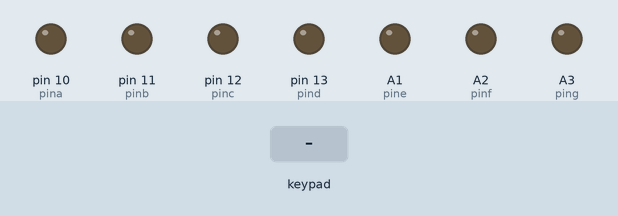
Recording of a sketch running on a simulated Arduino Uno, built with avr-gcc and run on an emulated ATmega328P. Shown: output pins drawn as LEDs (lit = HIGH). Dashed ring = blinking. The test bench sets the inputs (shaded band).

Above: at 1.2 s.
1.3 s: keypad keys 1 2 pressed 0.4 s apart
At 4.5 s:
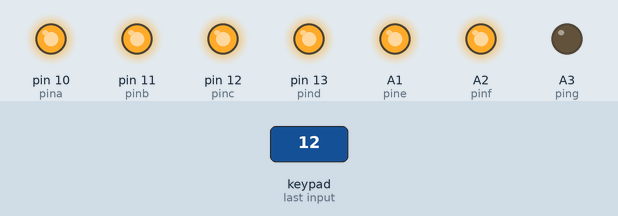
4.8 s: key '3' pressed
At 5.6 s:
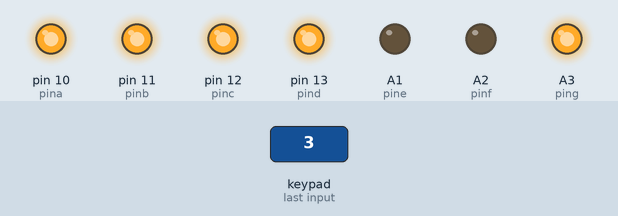
7.3 s: key 'A' pressed
At 7.7 s:
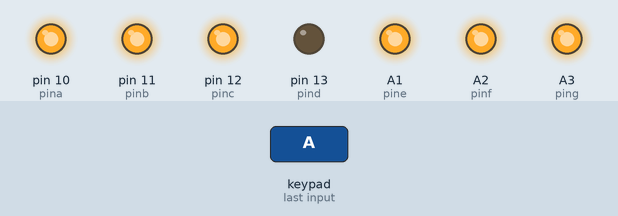
9.8 s: keypad keys 1 2 # pressed 0.4 s apart
At 11.1 s:
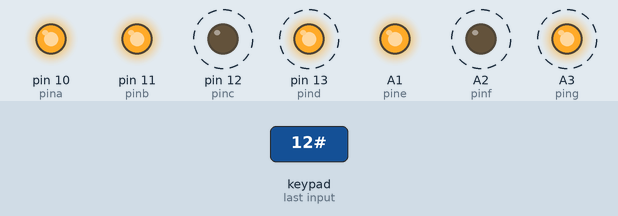
14.0 s: key '4' pressed
At 14.8 s:
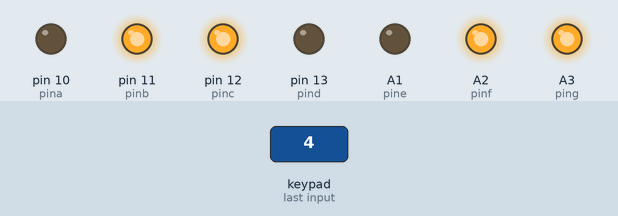
16.5 s: keypad keys 1 2 * pressed 0.4 s apart
At 18.9 s:
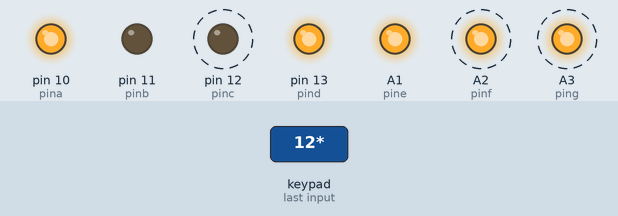
Timing chart, 0 to 21.0 s (numbered marks = the images above; inputs shaded):
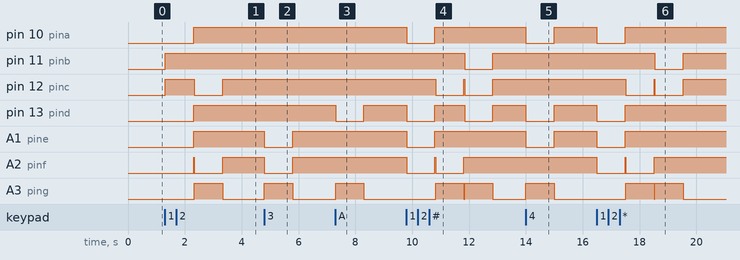

Measured:
- after the input at 1.3 s, pin 10 (pina), pin 13 (pind), A1 (pine): LOW → HIGH after 1.0 s; pin 11 (pinb): LOW → HIGH at once; pin 12 (pinc): LOW → HIGH at once, → LOW 1.0 s later, → HIGH 1.0 s later; A2 (pinf): LOW → HIGH after 1.0 s, → LOW 0.02 s later, → HIGH 1.0 s later; A3 (ping): LOW → HIGH after 1.0 s, → LOW 1.0 s later
- after the input at 4.8 s, A1 (pine), A2 (pinf): HIGH → LOW at once, → HIGH 1.0 s later; A3 (ping): LOW → HIGH at once, → LOW 1.0 s later
- after the input at 7.3 s, pin 13 (pind): HIGH → LOW at once, → HIGH 1.0 s later; A3 (ping): LOW → HIGH at once, → LOW 1.0 s later
- after the input at 9.8 s, pin 10 (pina): HIGH → LOW at once, → HIGH 1.0 s later; pin 11 (pinb): HIGH → LOW after 2.0 s, → HIGH 1.0 s later
- after the input at 14.0 s, pin 10 (pina), pin 13 (pind), A1 (pine): HIGH → LOW at once, → HIGH 1.0 s later; A3 (ping): LOW → HIGH at once, → LOW 1.0 s later
- after the input at 16.5 s, pin 10 (pina): HIGH → LOW at once, → HIGH 1.0 s later; pin 11 (pinb): HIGH → LOW after 2.0 s, → HIGH 1.0 s later

The sketch:

PRACTICA_TRES_PARTE_3.ino
```cpp
/*
   Fundacion Kinal
   Centro educativo tecnico laboral Kinal
   Quinto perito
   Quinto electronica
   Codigo Tecnico: EB5AM
   Curso: Taller de electronica digital y reparacion de computadoras I
   Proyecto: keypad
   Dev: carlos enrique ceballos
   Fecha: 20 de abril
*/

#include <Keypad.h>
#define filas_teclado 4
#define columnas_teclado 4
#define f1_teclado 9
#define f2_teclado 8
#define f3_teclado 7
#define f4_teclado 6
#define c1_teclado 5
#define c2_teclado 4
#define c3_teclado 3
#define c4_teclado 2
#define pina 10
#define pinb 11
#define pinc 12
#define pind 13
#define pine A1
#define pinf A2
#define ping A3
char keys[filas_teclado][columnas_teclado] = {
  {'1','2','3','A'},
  {'4','5','6','B'},
  {'7','8','9','C'},
  {'*','0','#','D'}
};
byte pines_filas[filas_teclado] = {f1_teclado,f2_teclado,f3_teclado,f4_teclado};
byte pines_columnas[columnas_teclado] = {c1_teclado,c2_teclado,c3_teclado,c4_teclado};
Keypad ceballos_teclado = Keypad( makeKeymap(keys), pines_filas, pines_columnas, filas_teclado,columnas_teclado);

void setup()
{
pinMode(pina, OUTPUT);
pinMode(pinb, OUTPUT);
pinMode(pinc, OUTPUT);
pinMode(pind, OUTPUT);
pinMode(pine, OUTPUT);
pinMode(pinf, OUTPUT);
pinMode(ping, OUTPUT);
}
void loop()
{
  char tecla = ceballos_teclado.getKey();
  //Si alguna tecla ha sido presionada
  switch(tecla){

    case ('0'):

    digitalWrite (pina, HIGH);
    digitalWrite(pinb, HIGH);
    digitalWrite(pinc, HIGH);
    digitalWrite(pind, HIGH);
    digitalWrite(pine, HIGH);
    digitalWrite(pinf, HIGH);
    digitalWrite(ping, LOW);
    break;

    case ('1'):
  digitalWrite (pina, LOW);
    digitalWrite(pinb, HIGH);
    digitalWrite(pinc, HIGH);
    digitalWrite(pind, LOW);
    digitalWrite(pine, LOW);
    digitalWrite(pinf, LOW);
    digitalWrite(ping, LOW);

   delay(1000);
     digitalWrite (pina, HIGH);
    digitalWrite(pinb, HIGH);
    digitalWrite(pinc, HIGH);
    digitalWrite(pind, HIGH);
    digitalWrite(pine, HIGH);
    digitalWrite(pinf, HIGH);
    digitalWrite(ping, LOW);
 break;
    case ('2'):
    digitalWrite(pina, HIGH);
    digitalWrite(pinb, HIGH);
    digitalWrite(pinc, LOW);
    digitalWrite(pind, HIGH);
    digitalWrite(pine, HIGH);
    digitalWrite(pinf, LOW);
    digitalWrite(ping, HIGH);
    delay(1000);

    digitalWrite (pina, HIGH);
    digitalWrite(pinb, HIGH);
    digitalWrite(pinc, HIGH);
    digitalWrite(pind, HIGH);
    digitalWrite(pine, HIGH);
    digitalWrite(pinf, HIGH);
    digitalWrite(ping, LOW);
 break;

      case ('3'):
    digitalWrite(pina, HIGH);
    digitalWrite(pinb, HIGH);
    digitalWrite(pinc, HIGH);
    digitalWrite(pind, HIGH);
    digitalWrite(pine, LOW);
    digitalWrite(pinf, LOW);
    digitalWrite(ping, HIGH);
    delay(1000);

    digitalWrite (pina, HIGH);
    digitalWrite(pinb, HIGH);
    digitalWrite(pinc, HIGH);
    digitalWrite(pind, HIGH);
    digitalWrite(pine, HIGH);
    digitalWrite(pinf, HIGH);
    digitalWrite(ping, LOW);
 break;
      case ('4'):
      digitalWrite(pina, LOW);
    digitalWrite(pinb, HIGH);
    digitalWrite(pinc, HIGH);
    digitalWrite(pind, LOW);
    digitalWrite(pine, LOW);
    digitalWrite(pinf, HIGH);
    digitalWrite(ping, HIGH);
    delay(1000);

    digitalWrite (pina, HIGH);
    digitalWrite(pinb, HIGH);
    digitalWrite(pinc, HIGH);
    digitalWrite(pind, HIGH);
    digitalWrite(pine, HIGH);
    digitalWrite(pinf, HIGH);
    digitalWrite(ping, LOW);
 break;

        case ('5'):
      digitalWrite(pina, HIGH); // NUMERO 5
    digitalWrite(pinb, LOW);
    digitalWrite(pinc, HIGH);
    digitalWrite(pind, HIGH);
    digitalWrite(pine, LOW);
    digitalWrite(pinf, HIGH);
    digitalWrite(ping, HIGH);
    delay(1000);

    digitalWrite (pina, HIGH);
    digitalWrite(pinb, HIGH);
    digitalWrite(pinc, HIGH);
    digitalWrite(pind, HIGH);
    digitalWrite(pine, HIGH);
    digitalWrite(pinf, HIGH);
    digitalWrite(ping, LOW);
 break;

        case ('6'):
      digitalWrite(pina, HIGH); // NUMERO 6
    digitalWrite(pinb, LOW);
    digitalWrite(pinc, HIGH);
    digitalWrite(pind, HIGH);
    digitalWrite(pine, HIGH);
    digitalWrite(pinf, HIGH);
    digitalWrite(ping, HIGH);
    delay(1000);

    digitalWrite (pina, HIGH);
    digitalWrite(pinb, HIGH);
    digitalWrite(pinc, HIGH);
    digitalWrite(pind, HIGH);
    digitalWrite(pine, HIGH);
    digitalWrite(pinf, HIGH);
    digitalWrite(ping, LOW);
 break;

        case ('7'):
      digitalWrite(pina, HIGH); // NUMERO 7
    digitalWrite(pinb, HIGH);
    digitalWrite(pinc, HIGH);
    digitalWrite(pind, LOW);
    digitalWrite(pine, LOW);
    digitalWrite(pinf, LOW);
    digitalWrite(ping, LOW);
    delay(1000);

    digitalWrite (pina, HIGH);
    digitalWrite(pinb, HIGH);
    digitalWrite(pinc, HIGH);
    digitalWrite(pind, HIGH);
    digitalWrite(pine, HIGH);
    digitalWrite(pinf, HIGH);
    digitalWrite(ping, LOW);
 break;

        case ('8'):
      digitalWrite(pina, HIGH); // NUMERO 8
    digitalWrite(pinb, HIGH);
    digitalWrite(pinc, HIGH);
    digitalWrite(pind, HIGH);
    digitalWrite(pine, HIGH);
    digitalWrite(pinf, HIGH);
    digitalWrite(ping, HIGH);
    delay(1000);

    digitalWrite (pina, HIGH);
    digitalWrite(pinb, HIGH);
    digitalWrite(pinc, HIGH);
    digitalWrite(pind, HIGH);
    digitalWrite(pine, HIGH);
    digitalWrite(pinf, HIGH);
    digitalWrite(ping, LOW);
 break;

       case ('9'):
      digitalWrite(pina, HIGH); // NUMERO 9
    digitalWrite(pinb, HIGH);
    digitalWrite(pinc, HIGH);
    digitalWrite(pind, LOW);
    digitalWrite(pine, LOW);
    digitalWrite(pinf, HIGH);
    digitalWrite(ping, HIGH);
    delay(1000);

    digitalWrite (pina, HIGH);
    digitalWrite(pinb, HIGH);
    digitalWrite(pinc, HIGH);
    digitalWrite(pind, HIGH);
    digitalWrite(pine, LOW);
    digitalWrite(pinf, HIGH);
    digitalWrite(ping, LOW);
 break;

       case ('A'):
      digitalWrite(pina, HIGH); // LETRA A
    digitalWrite(pinb, HIGH);
    digitalWrite(pinc, HIGH);
    digitalWrite(pind, LOW);
    digitalWrite(pine, HIGH);
    digitalWrite(pinf, HIGH);
    digitalWrite(ping, HIGH);
    delay(1000);

    digitalWrite (pina, HIGH);
    digitalWrite(pinb, HIGH);
    digitalWrite(pinc, HIGH);
    digitalWrite(pind, HIGH);
    digitalWrite(pine, HIGH);
    digitalWrite(pinf, HIGH);
    digitalWrite(ping, LOW);
 break;

      case ('B'):
      digitalWrite(pina, LOW); // LETRA B
    digitalWrite(pinb, LOW);
    digitalWrite(pinc, HIGH);
    digitalWrite(pind, HIGH);
    digitalWrite(pine, HIGH);
    digitalWrite(pinf, HIGH);
    digitalWrite(ping, HIGH);
    delay(1000);

    digitalWrite (pina, HIGH);
    digitalWrite(pinb, HIGH);
    digitalWrite(pinc, HIGH);
    digitalWrite(pind, HIGH);
    digitalWrite(pine, HIGH);
    digitalWrite(pinf, HIGH);
    digitalWrite(ping, LOW);
 break;

      case ('C'):
      digitalWrite(pina, HIGH); // LETRA C
    digitalWrite(pinb, LOW);
    digitalWrite(pinc, LOW);
    digitalWrite(pind, HIGH);
    digitalWrite(pine, HIGH);
    digitalWrite(pinf, HIGH);
    digitalWrite(ping, LOW);
    delay(1000);

    digitalWrite (pina, HIGH);
    digitalWrite(pinb, HIGH);
    digitalWrite(pinc, HIGH);
    digitalWrite(pind, HIGH);
    digitalWrite(pine, HIGH);
    digitalWrite(pinf, HIGH);
    digitalWrite(ping, LOW);
 break;

       case ('D'):
      digitalWrite(pina, LOW); // LETRA D
    digitalWrite(pinb, HIGH);
    digitalWrite(pinc, HIGH);
    digitalWrite(pind, HIGH);
    digitalWrite(pine, HIGH);
    digitalWrite(pinf, LOW);
    digitalWrite(ping, HIGH);
    delay(1000);

    digitalWrite (pina, HIGH);
    digitalWrite(pinb, HIGH);
    digitalWrite(pinc, HIGH);
    digitalWrite(pind, HIGH);
    digitalWrite(pine, HIGH);
    digitalWrite(pinf, HIGH);
    digitalWrite(ping, LOW);
 break;

      case ('*'):
      digitalWrite(pina, HIGH); // LETRA E
    digitalWrite(pinb, LOW);
    digitalWrite(pinc, LOW);
    digitalWrite(pind, HIGH);
    digitalWrite(pine, HIGH);
    digitalWrite(pinf, HIGH);
    digitalWrite(ping, HIGH);
    delay(1000);

    digitalWrite (pina, HIGH);
    digitalWrite(pinb, HIGH);
    digitalWrite(pinc, HIGH);
    digitalWrite(pind, HIGH);
    digitalWrite(pine, HIGH);
    digitalWrite(pinf, HIGH);
    digitalWrite(ping, LOW);
 break;

      case ('#'):
      digitalWrite(pina, HIGH); // LETRA F
    digitalWrite(pinb, LOW);
    digitalWrite(pinc, LOW);
    digitalWrite(pind, LOW);
    digitalWrite(pine, HIGH);
    digitalWrite(pinf, HIGH);
    digitalWrite(ping, HIGH);
    delay(1000);

    digitalWrite (pina, HIGH);
    digitalWrite(pinb, HIGH);
    digitalWrite(pinc, HIGH);
    digitalWrite(pind, HIGH);
    digitalWrite(pine, HIGH);
    digitalWrite(pinf, HIGH);
    digitalWrite(ping, LOW);
 break;
}
  }
```
